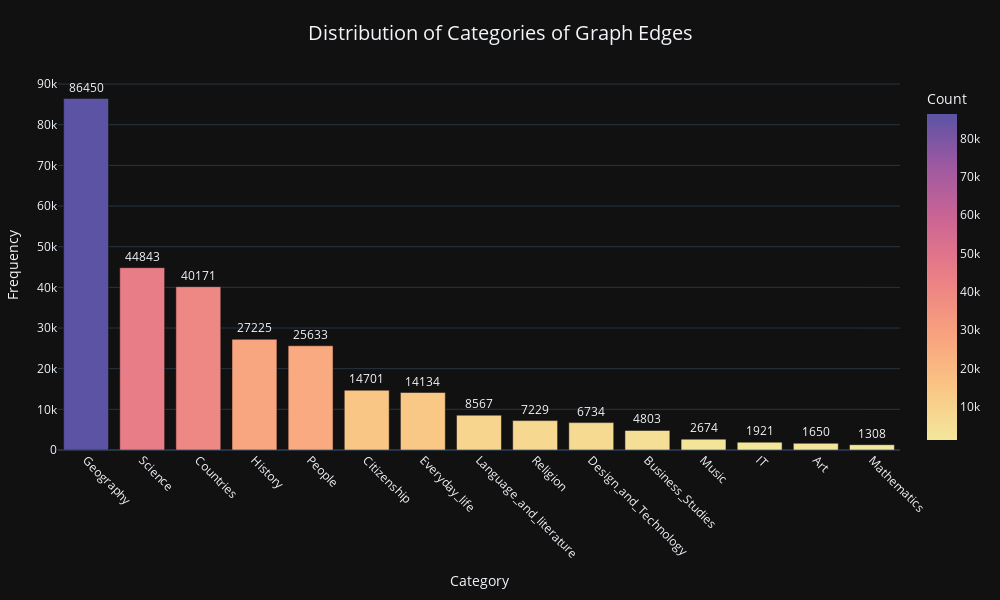
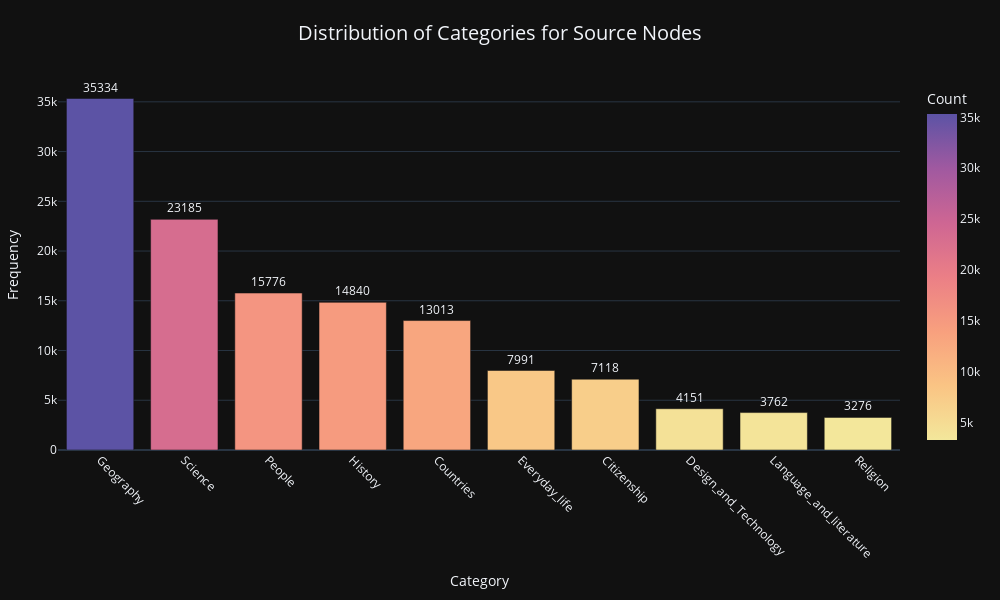
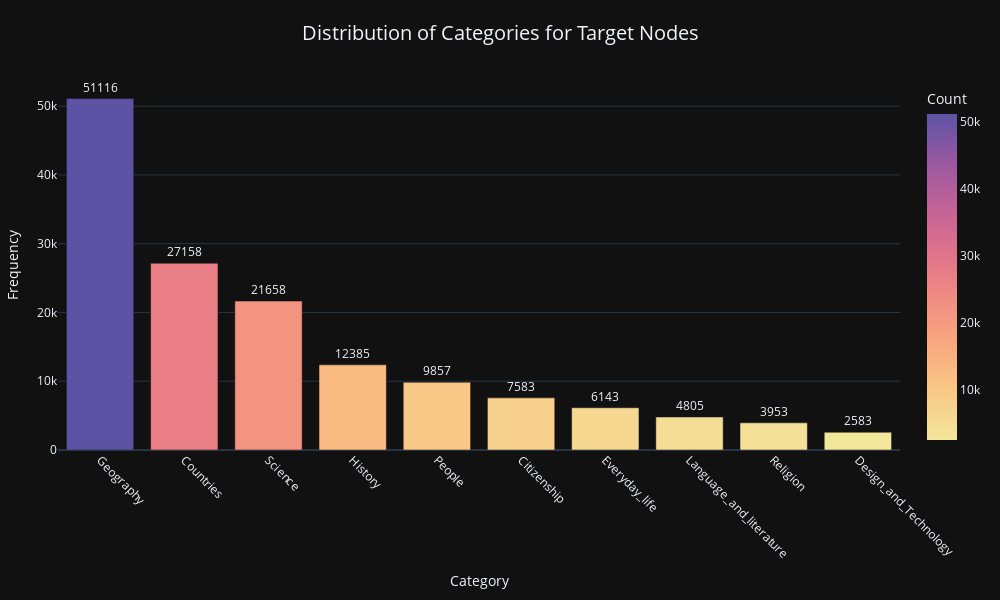

These figures' notebook cell, in order:
### Markdown cell above
Now that we have plotted the graph, we want to examine the categories of the edges. The different plots display the categories of both the source and target nodes for each edge, as well as the edges themselves. It is clear that the first category is Geography.

### Code cell
cwd=os.getcwd()
file_path=os.path.join(cwd, 'data', 'wikispeedia_paths-and-graph', 'categories.tsv')

df_categories = pd.read_csv(file_path, sep='\t', comment='#', header=None, names=['Article', 'Category'])
# Extract the edges
df_links_ = nx.to_pandas_edgelist(G)
df_links_ = df_links_.rename(columns={'source': 'Source', 'target': 'Target'})

# Extract categories
node_data = dict(G.nodes(data=True))
df_categories = df_categories.rename(columns={'index': 'Article'})

if 'Category' in df_categories.columns:
    df_categories['Cleaned_Category'] = df_categories['Category'].str.replace('^subject\.', '', regex=True)
    df_categories['Category_Level_1'] = df_categories['Cleaned_Category'].apply(lambda x: x.split('.')[0] if pd.notna(x) else None)
    df_categories['Category_Level_2'] = df_categories['Cleaned_Category'].apply(lambda x: x.split('.')[1] if '.' in x else None)
    df_categories['Category_Level_3'] = df_categories['Cleaned_Category'].apply(lambda x: x.split('.')[2] if x.count('.') > 1 else None)

Visualization_categories_distribution_premodel(df_links_, df_categories)

### Figure 1 — Plotly figure (JSON) as saved in the notebook; plotly's stock layout.template omitted (floating-point values rounded to 4 significant figures)
{"data": [{"alignmentgroup": "True", "hovertemplate": "Category=%{x}<br>Count=%{marker.color}<extra></extra>", "legendgroup": "", "marker": {"color": [86450, 44843, 40171, 27225, 25633, 14701, 14134, 8567, 7229, 6734, 4803, 2674, 1921, 1650, 1308], "coloraxis": "coloraxis", "pattern": {"shape": ""}}, "name": "", "offsetgroup": "", "orientation": "v", "showlegend": false, "text": [86450, 44843, 40171, 27225, 25633, 14701, 14134, 8567, 7229, 6734, 4803, 2674, 1921, 1650, 1308], "textposition": "outside", "texttemplate": "%{text}", "type": "bar", "x": ["Geography", "Science", "Countries", "History", "People", "Citizenship", "Everyday_life", "Language_and_literature", "Religion", "Design_and_Technology", "Business_Studies", "Music", "IT", "Art", "Mathematics"], "xaxis": "x", "y": [86450, 44843, 40171, 27225, 25633, 14701, 14134, 8567, 7229, 6734, 4803, 2674, 1921, 1650, 1308], "yaxis": "y"}], "layout": {"barmode": "relative", "coloraxis": {"colorbar": {"title": {"text": "Count"}}, "colorscale": [[0, "rgb(243, 231, 155)"], [0.1667, "rgb(250, 196, 132)"], [0.3333, "rgb(248, 160, 126)"], [0.5, "rgb(235, 127, 134)"], [0.6667, "rgb(206, 102, 147)"], [0.8333, "rgb(160, 89, 160)"], [1, "rgb(92, 83, 165)"]]}, "height": 600, "legend": {"tracegroupgap": 0}, "margin": {"b": 150, "l": 50, "r": 50, "t": 80}, "title": {"font": {"size": 20}, "text": "Distribution of Categories of Graph Edges", "x": 0.5}, "width": 1000, "xaxis": {"anchor": "y", "domain": [0, 1], "tickangle": 45, "title": {"text": "Category"}}, "yaxis": {"anchor": "x", "domain": [0, 1], "title": {"text": "Frequency"}}}}

### Figure 2 — Plotly figure (JSON) as saved in the notebook; plotly's stock layout.template omitted (floating-point values rounded to 4 significant figures)
{"data": [{"alignmentgroup": "True", "hovertemplate": "Category=%{x}<br>Count=%{marker.color}<extra></extra>", "legendgroup": "", "marker": {"color": [35334, 23185, 15776, 14840, 13013, 7991, 7118, 4151, 3762, 3276], "coloraxis": "coloraxis", "pattern": {"shape": ""}}, "name": "", "offsetgroup": "", "orientation": "v", "showlegend": false, "text": [35334, 23185, 15776, 14840, 13013, 7991, 7118, 4151, 3762, 3276], "textposition": "outside", "texttemplate": "%{text}", "type": "bar", "x": ["Geography", "Science", "People", "History", "Countries", "Everyday_life", "Citizenship", "Design_and_Technology", "Language_and_literature", "Religion"], "xaxis": "x", "y": [35334, 23185, 15776, 14840, 13013, 7991, 7118, 4151, 3762, 3276], "yaxis": "y"}], "layout": {"barmode": "relative", "coloraxis": {"colorbar": {"title": {"text": "Count"}}, "colorscale": [[0, "rgb(243, 231, 155)"], [0.1667, "rgb(250, 196, 132)"], [0.3333, "rgb(248, 160, 126)"], [0.5, "rgb(235, 127, 134)"], [0.6667, "rgb(206, 102, 147)"], [0.8333, "rgb(160, 89, 160)"], [1, "rgb(92, 83, 165)"]]}, "height": 600, "legend": {"tracegroupgap": 0}, "margin": {"b": 150, "l": 50, "r": 50, "t": 80}, "title": {"font": {"size": 20}, "text": "Distribution of Categories for Source Nodes", "x": 0.5}, "width": 1000, "xaxis": {"anchor": "y", "domain": [0, 1], "tickangle": 45, "title": {"text": "Category"}}, "yaxis": {"anchor": "x", "domain": [0, 1], "title": {"text": "Frequency"}}}}

### Figure 3 — Plotly figure (JSON) as saved in the notebook; plotly's stock layout.template omitted (floating-point values rounded to 4 significant figures)
{"data": [{"alignmentgroup": "True", "hovertemplate": "Category=%{x}<br>Count=%{marker.color}<extra></extra>", "legendgroup": "", "marker": {"color": [51116, 27158, 21658, 12385, 9857, 7583, 6143, 4805, 3953, 2583], "coloraxis": "coloraxis", "pattern": {"shape": ""}}, "name": "", "offsetgroup": "", "orientation": "v", "showlegend": false, "text": [51116, 27158, 21658, 12385, 9857, 7583, 6143, 4805, 3953, 2583], "textposition": "outside", "texttemplate": "%{text}", "type": "bar", "x": ["Geography", "Countries", "Science", "History", "People", "Citizenship", "Everyday_life", "Language_and_literature", "Religion", "Design_and_Technology"], "xaxis": "x", "y": [51116, 27158, 21658, 12385, 9857, 7583, 6143, 4805, 3953, 2583], "yaxis": "y"}], "layout": {"barmode": "relative", "coloraxis": {"colorbar": {"title": {"text": "Count"}}, "colorscale": [[0, "rgb(243, 231, 155)"], [0.1667, "rgb(250, 196, 132)"], [0.3333, "rgb(248, 160, 126)"], [0.5, "rgb(235, 127, 134)"], [0.6667, "rgb(206, 102, 147)"], [0.8333, "rgb(160, 89, 160)"], [1, "rgb(92, 83, 165)"]]}, "height": 600, "legend": {"tracegroupgap": 0}, "margin": {"b": 150, "l": 50, "r": 50, "t": 80}, "title": {"font": {"size": 20}, "text": "Distribution of Categories for Target Nodes", "x": 0.5}, "width": 1000, "xaxis": {"anchor": "y", "domain": [0, 1], "tickangle": 45, "title": {"text": "Category"}}, "yaxis": {"anchor": "x", "domain": [0, 1], "title": {"text": "Frequency"}}}}
